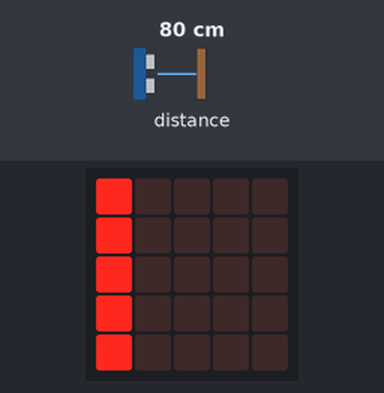
The program below on a simulated BBC micro:bit (MakeCode). On the bench: the board's 5×5 LED display. The test bench sets the inputs (shaded band); at power-on: distance to the obstacle 80 cm.

Above: at 1.2 s.
1.3 s: distance to the obstacle set to 2 cm
At 2.0 s:
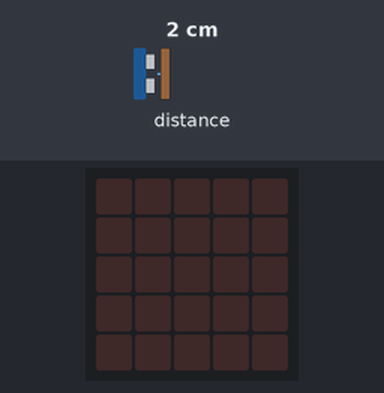
3.2 s: distance to the obstacle set to 9 cm
At 3.9 s:
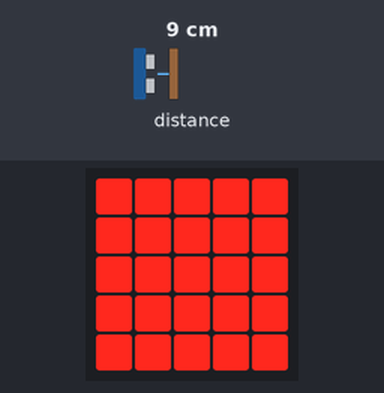
4.8 s: distance to the obstacle set to 18 cm
At 5.9 s:
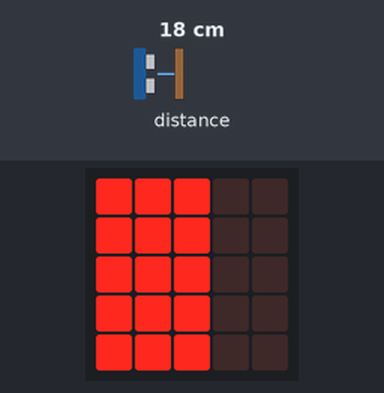
6.5 s: distance to the obstacle set to 12 cm
At 7.8 s:
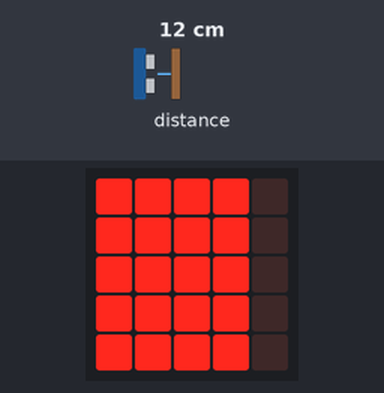
8.2 s: distance to the obstacle set to 4 cm
At 9.6 s:
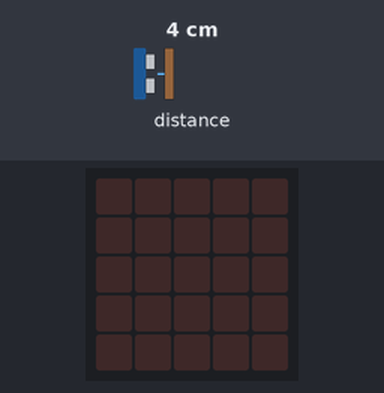
9.9 s: distance to the obstacle set to 23 cm
At 10.5 s:
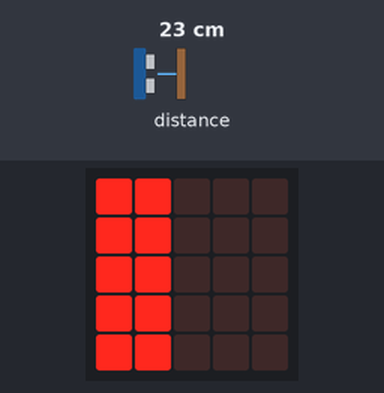
Timing chart, 0 to 12.6 s (numbered marks = the images above; inputs shaded):
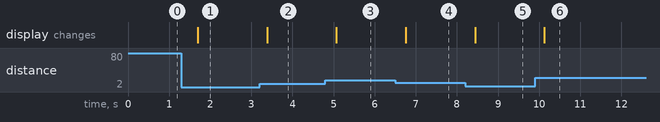

Measured:
- after the input at 1.3 s, the display: changes after 0.40 s (image 1)
- after the input at 3.2 s, the display: changes after 0.19 s (image 2)
- after the input at 4.8 s, the display: changes after 0.27 s (image 3)
- after the input at 6.5 s, the display: changes after 0.26 s (image 4)
- after the input at 8.2 s, the display: changes after 0.24 s (image 5)
- after the input at 9.9 s, the display: changes after 0.23 s (image 6)

The program:

main.ts
```typescript
let distance = 0
basic.forever(function () {
    distance = sonar.ping(
    DigitalPin.P0,
    DigitalPin.P1,
    PingUnit.Centimeters
    )
    if (distance > 25) {
        basic.showLeds(`
            # . . . .
            # . . . .
            # . . . .
            # . . . .
            # . . . .
            `)
    } else if (distance > 20) {
        basic.showLeds(`
            # # . . .
            # # . . .
            # # . . .
            # # . . .
            # # . . .
            `)
    } else if (distance > 15) {
        basic.showLeds(`
            # # # . .
            # # # . .
            # # # . .
            # # # . .
            # # # . .
            `)
    } else if (distance > 10) {
        basic.showLeds(`
            # # # # .
            # # # # .
            # # # # .
            # # # # .
            # # # # .
            `)
    } else if (distance > 5) {
        basic.showLeds(`
            # # # # #
            # # # # #
            # # # # #
            # # # # #
            # # # # #
            `)
    } else {
        basic.showLeds(`
            . . . . .
            . . . . .
            . . . . .
            . . . . .
            . . . . .
            `)
    }
})
```

test.ts
```typescript
// les tests vont ici ; cela ne sera pas compilé si ce paquet est utilisé en tant qu'extension.
```
